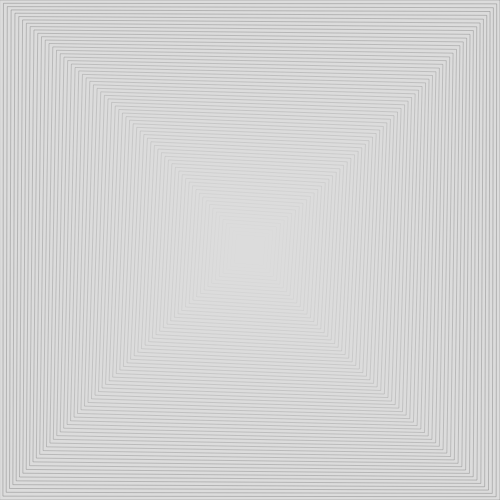
Frame 1 (no input)
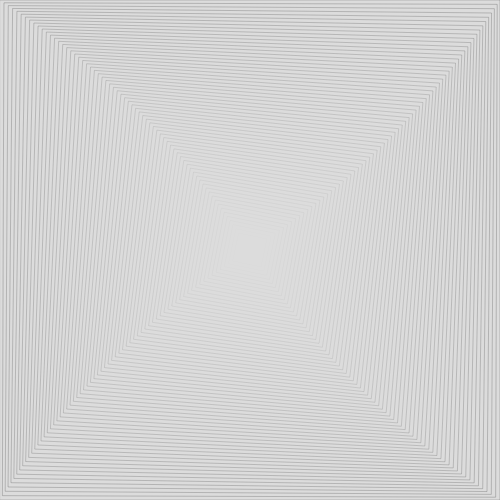
Frame 60 (no input)
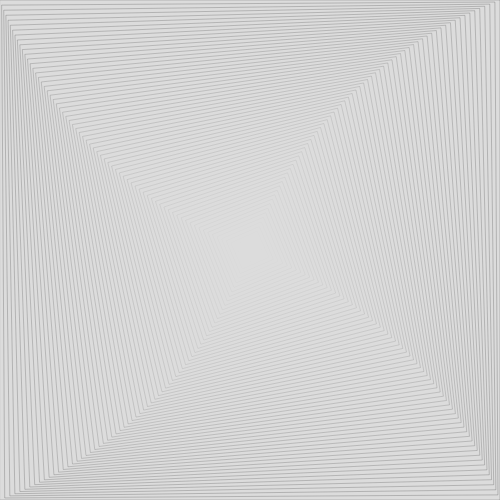
Frame 120 (the mouse pressed at the canvas centre since frame 60)

The p5.js sketch that drew these frames (run headless with seeded random() and noise() and a simulated clock; from frame 60 on, the mouse is pressed at the canvas centre):

// p5.js sketch
// ── sketch.js
function setup() {
  createCanvas(500, 500);
  rectMode(CENTER);
  smooth();
}

function draw() {
  background(220);
  strokeWeight(0.2);
  noFill();
  var numRect = 70;
  var anim = Math.sin(frameCount * 0.05);
  for (var i = 0; i < numRect; i++) {
    push();
    var fi = i/numRect;
    var ptr = 1-fi;
    translate(width/2, height/2);

    rotate(PI * 0.5 * fi * anim);
    scale(ptr);
    rect(0, 0, width, height);
    pop();
  }

  // drawGrid();
}

function drawGrid() {
  push();
  noFill();
  for (var x=0; x < width; x += 10) {
    line(x, 0, x, height);
  }

  for (var y=0; y < height; y += 10) {
    line(0, y, width, y);
  }
  pop();
}
